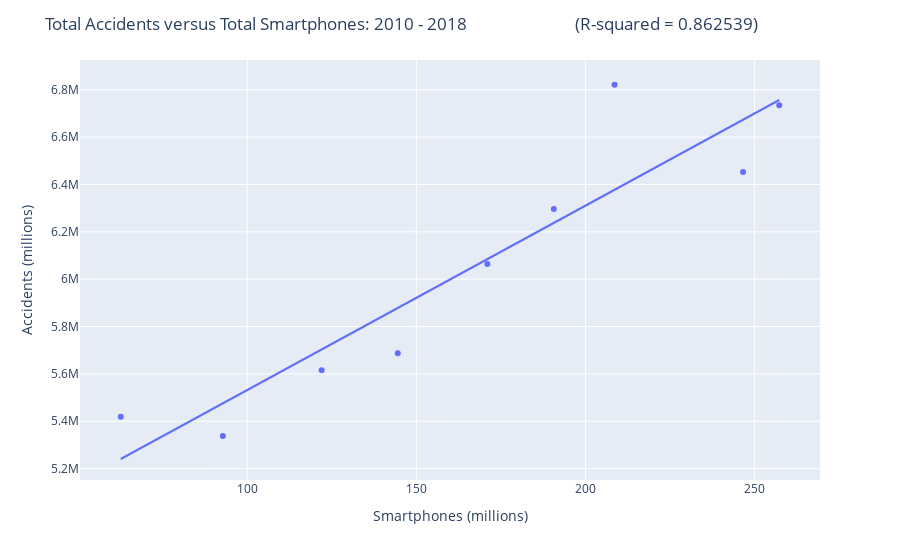

Write notebook code for a chart like this one.
### Code cell
#Plot Total Accidents versus Total Smartphones

#Reduce Dataframe to 2010-2018
reduced_all_accident_graph_df=all_accident_graph_df.drop(all_accident_graph_df.index[[0, 1, 2, 3, 4, 5, 15]])

#Set index
reduced_all_accident_graph_df.set_index('Year',inplace=True)

#Plot Total Accidents versus Total Smartphones
total_drivers2=reduced_all_accident_graph_df['Total Accidents'] 
younger_drivers2=reduced_all_accident_graph_df['Total Young Driver Accidents']
older_drivers2=reduced_all_accident_graph_df['Total Older Driver Accidents']
all_other_drivers2=reduced_all_accident_graph_df['Total Other Driver Accidents']
smartphones=total_smartphones
accidents=total_drivers2
fig = px.scatter(all_accident_graph_df, x=smartphones, y=accidents, trendline="ols")

# Edit the layout
fig.update_layout(title='Total Accidents versus Total Smartphones: 2010 - 2018                           (R-squared = 0.862539)',
                   xaxis_title='Smartphones (millions)',
                   yaxis_title='Accidents (millions)')

fig.show()
results = px.get_trendline_results(fig)
fig.write_image("output_data/national_all_accidents_regression.png")

### Figure 1 — Plotly figure (JSON) as saved in the notebook; plotly's stock layout.template omitted (floating-point values rounded to 4 significant figures)
{"data": [{"hoverlabel": {"namelength": 0}, "hovertemplate": "x=%{x}<br>y=%{y}", "legendgroup": "", "marker": {"color": "#636efa", "symbol": "circle"}, "mode": "markers", "name": "", "showlegend": false, "type": "scatter", "x": [62.6, 92.8, 122, 144.5, 171, 190.6, 208.6, 246.6, 257.3], "xaxis": "x", "y": [5419445, 5337829, 5615045, 5686891, 6064284, 6296134, 6821129, 6452598, 6734416], "yaxis": "y"}, {"hoverlabel": {"namelength": 0}, "hovertemplate": "<b>OLS trendline</b><br>y = 7787.047913 * x + 4753106.441107<br>R<sup>2</sup>=0.862539<br><br>x=%{x}<br>y=%{y} <b>(trend)</b>", "legendgroup": "", "marker": {"color": "#636efa", "symbol": "circle"}, "mode": "lines", "name": "", "showlegend": false, "type": "scatter", "x": [62.6, 92.8, 122, 144.5, 171, 190.6, 208.6, 246.6, 257.3], "xaxis": "x", "y": [5241000.0, 5476000.0, 5703000.0, 5878000.0, 6085000.0, 6238000.0, 6378000.0, 6673000.0, 6757000.0], "yaxis": "y"}], "layout": {"legend": {"tracegroupgap": 0}, "margin": {"t": 60}, "title": {"text": "Total Accidents versus Total Smartphones: 2010 - 2018                           (R-squared = 0.862539)"}, "xaxis": {"anchor": "y", "domain": [0, 1], "title": {"text": "Smartphones (millions)"}}, "yaxis": {"anchor": "x", "domain": [0, 1], "title": {"text": "Accidents (millions)"}}}}
